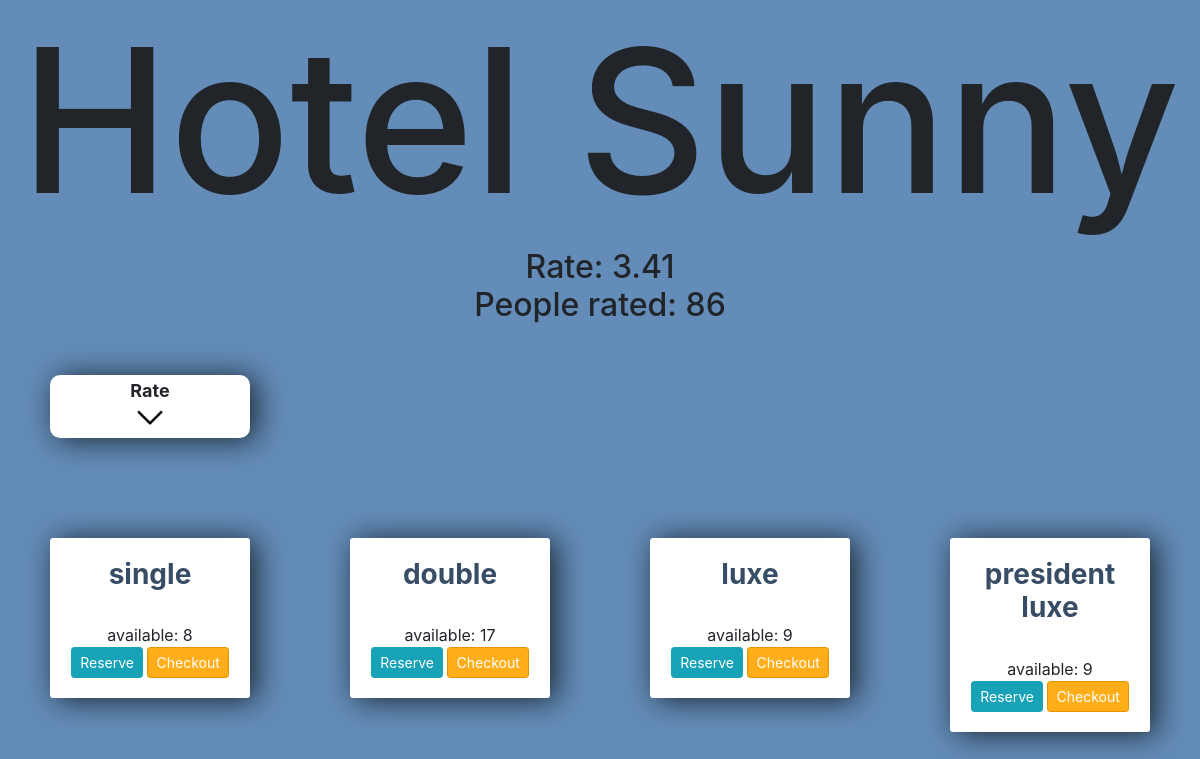
Before: / with the older database file.
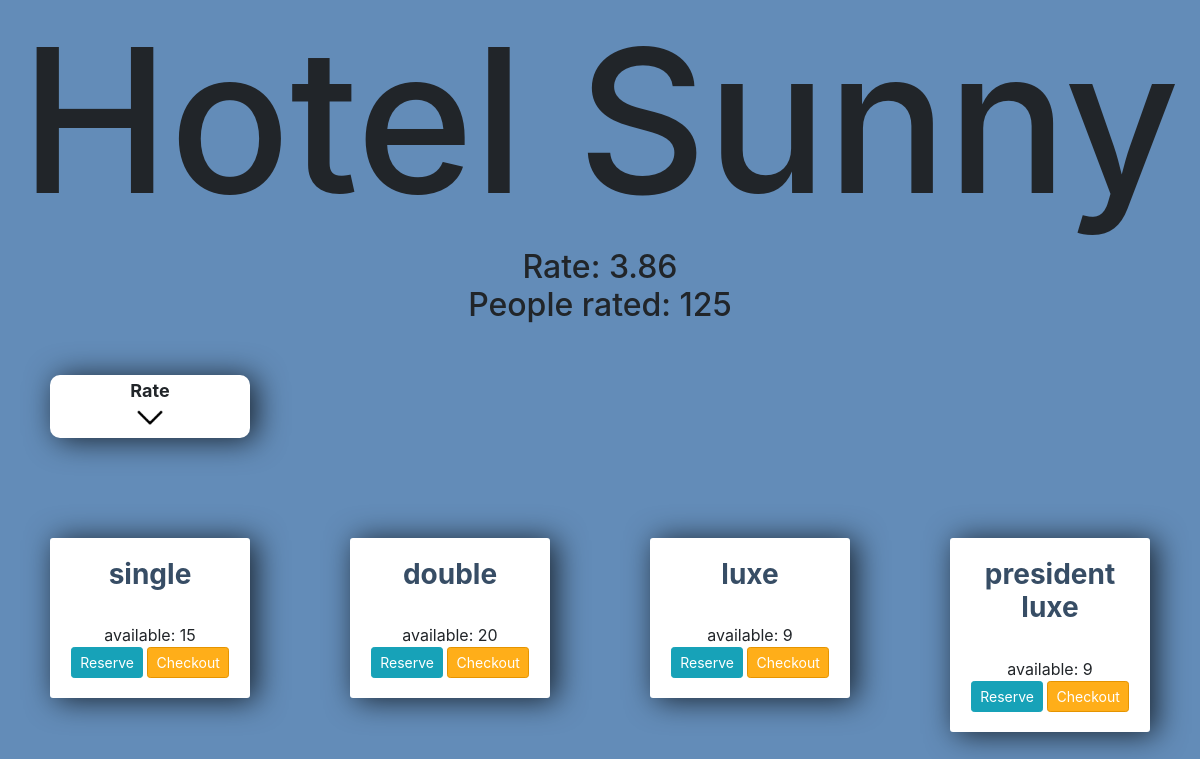
After: the same page with the newer database file.
### rooms/models.py (models this page shows)
class Hotel(models.Model):
	name = models.CharField(max_length=30)
	rating = models.FloatField(default=2 )
	rater_count = models.IntegerField(default=0)
	rated_overall = models.IntegerField(default=0)

class  Room(models.Model):
	room_type = models.CharField(max_length=15, choices=ROOM_CHOICES)
	room_count = models.IntegerField(validators=[MinValueValidator(0), MaxValueValidator(20)])
	hotel_name = models.ForeignKey(Hotel, on_delete=models.CASCADE, default=None)

### rooms/views.py (the view)
# urls.py: 2. Add a URL to urlpatterns:  path('', views.home, name='home')
def home(request):
    rooms = Room.objects.all()
    hotel = get_object_or_404(Hotel)
    return render(request, 'rooms/home.html', {'room': rooms, 'hotels':hotel})

### rooms/templates/rooms/home.html (shortened to what this page needs)
<!DOCTYPE html>
<html lang="en">
<head>
    <link rel="stylesheet" href="https://stackpath.bootstrapcdn.com/bootstrap/4.3.1/css/bootstrap.min.css">
<center xmlns="http://www.w3.org/1999/html"><h1 style="font-size: 200px">{{ hotels.name }}</h1></center>
<h2 style="text-align: center">Rate: {{ hotels.rating }}<br>People rated: {{ hotels.rater_count }}</h2>
</head>
<div style="width:200px;
		margin: 50px;
		padding:2px;
        position: relative;
		background-color: #fff;
		border-radius: 10px;
        text-align: center;
		box-shadow: 6px 2px 30px 0px rgba(0,0,0,0.75);">
<strong style="font-size: large"> Rate</strong>
    <br>
    <a href="{% url 'rate' 0%}">{% load static %} <img src="{% static "rooms/media/arrow.png" %}" alt="home" style="width: 32px"/>
</a>
</div>
{% for i in room %}
<div class="center-column">
	<div class="todo-list">
        <h3><strong>{{ i.room_type }}</strong></h3>
        <br>
        available: {{ i.room_count}}
<br>
	<a class="btn btn-sm btn-info" href="{% url 'reserve' i.id%}">Reserve</a>
		<a class="btn btn-sm btn-danger" href="{% url 'checkout' i.id %}">Checkout</a>
	</div>
</div>
{% endfor %}
</body>
</html>

### rooms/templates/rooms/home.html (style rules this page uses)
h3 { color: #374d65; }
.center-column { width:200px; margin: 50px; padding:20px; float: left; background-color: #fff; border-radius: 3px; text-align: center; box-shadow: 6px 2px 30px 0px rgba(0,0,0,0.75); }
.btn-danger { background-color: #ffae19; border-color: #e59400; }

Changed rows visible on the page:
changed Hotel "Hotel Sunny": rating "3.41" → "3.86"; rater_count "86" → "125"
changed Room "single": room_count "8" → "15"
changed Room "double": room_count "17" → "20"
